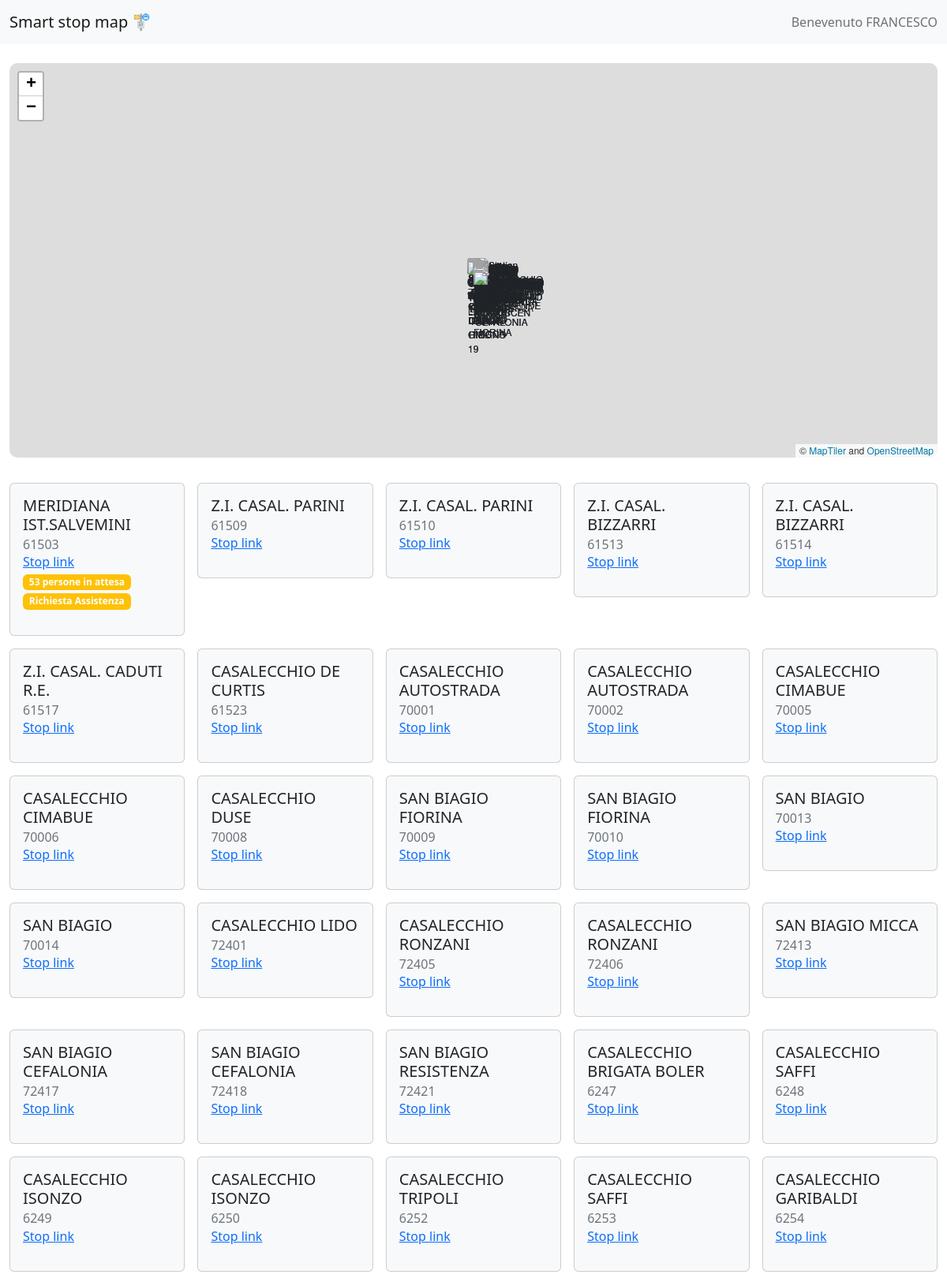
Screenshot of / (signed in, upper part) with the database file from the repository.
### models.py (models this page shows, shortened)
class User(UserMixin, db.Model):
    __tablename__ = "users"
    id = db.Column(db.String(10), primary_key=True)
    name = db.Column(db.String(80), unique=False, nullable=False)
    ukey = db.Column(db.String(300), nullable=False)

class Stop(db.Model):
    __tablename__ = "stops"
    id = db.Column(db.String(10), primary_key=True)
    position = db.Column(db.String(80), unique=False, nullable=False)
    name = db.Column(db.String(50), nullable=True)
    people = db.Column(db.Integer(), nullable=True)
    hButton = db.Column(db.Integer(), nullable=True)

### app.py (the view)
@app.route("/")
def home():
    dataset=[]
    stops = Stop.query.all()
    for stop in stops:
        dataset.append({"id": stop.id,
                        "name": stop.name,
                        "location": json.loads(stop.position),
                        "people": stop.people if stop.people != None else "-",
                        "hButton": stop.hButton, })
    return render_template('index.html', stations=dataset, name = "Bus Stops Map")

### app.py (called while the page is built)
@login_manager.user_loader
def load_user(user_id):
    return User.query.get(user_id)

@app.before_request
def session_handler():
    session.permanent = True
    app.permanent_session_lifetime = timedelta(minutes=1)

### templates/index.html (shortened to what this page needs)
{% extends 'baseof.html' %}
{% block titlepage %}Smart stop map{% endblock %}
{% block content %}
<div id="map" style="width: 100%; height: 500px"></div>
<div class="row row-cols-2 row-cols-md-5 g-3 mt-3" data-masonry='{"percentPosition": true }'>
  {% for station in stations %}
  <div class="col">
   <div class="card bg-light">
     <div class="card-body">
       <h5 class="card-title">{{station.name | e}}</h5>
       <h6 class="card-subtitle text-muted">{{station.id | e}}</h6>
       <a href="stop/{{station.id}}" class="card-link">Stop link</a>
       {% if station.people != '-'%} <span class="badge bg-warning badge-pill badge-warning"> {{station.people}} persone in attesa </span>       {% endif %}
       {% if station.hButton == 1%} <span class="badge bg-warning badge-pill badge-warning"> Richiesta Assistenza </span>       {% endif %}
     </div>
       </div>
  </div>
{% endfor %}
</div>
{% endblock %}

### templates/baseof.html (shortened to what this page needs)
<!DOCTYPE html>
<html lang="en">
  <head>
    <link
      href="https://cdn.jsdelivr.net/npm/bootstrap@5.2.3/dist/css/bootstrap.min.css"
      rel="stylesheet"
    />
    <link
      rel="stylesheet"
      href="https://unpkg.com/leaflet@1.9.3/dist/leaflet.css"
    />
    <link
      rel="stylesheet"
      href="{{ url_for('static',filename='/style.css') }}"
    />
  </head>
  <body>
    <section class="content">
      <header>
        <nav class="navbar navbar-expand-lg bg-light">
          <div class="container-fluid">
            <a class="navbar-brand" href="/"
              >{% block titlepage %}{% endblock %} 🚏</a
            >
            <span class="navbar-text">
              {% if current_user.is_authenticated %} Benevenuto {{
              current_user.name }}
              {% else %} Benvenuto utente anonimo
              {% endif %}
            </span>
          </div>
        </nav>
      </header>
      <div class="container-fluid mt-4">{% block content %} {% endblock %}</div>
    </section>
  </body>
</html>

### static/style.css (style rules this page uses)
.leaflet-container { border-radius: 10px; }

### rows the page displays
User: name "FRANCESCO"
Stop: name "MERIDIANA IST.SALVEMINI", id "61503", people "53", shows "Richiesta Assistenza"
Stop: name "Z.I. CASAL. PARINI", id "61509"
Stop: name "Z.I. CASAL. PARINI", id "61510"
Stop: name "Z.I. CASAL. BIZZARRI", id "61513"
Stop: name "Z.I. CASAL. BIZZARRI", id "61514"
Stop: name "Z.I. CASAL. CADUTI R.E.", id "61517"
Stop: name "CASALECCHIO DE CURTIS", id "61523"
Stop: name "CASALECCHIO AUTOSTRADA", id "70001"
Stop: name "CASALECCHIO AUTOSTRADA", id "70002"
Stop: name "CASALECCHIO CIMABUE", id "70005"
Stop: name "CASALECCHIO CIMABUE", id "70006"
Stop: name "CASALECCHIO DUSE", id "70008"
Stop: name "SAN BIAGIO FIORINA", id "70009"
Stop: name "SAN BIAGIO FIORINA", id "70010"
Stop: name "SAN BIAGIO", id "70013"
Stop: name "SAN BIAGIO", id "70014"
Stop: name "CASALECCHIO LIDO", id "72401"
Stop: name "CASALECCHIO RONZANI", id "72405"
Stop: name "CASALECCHIO RONZANI", id "72406"
Stop: name "SAN BIAGIO MICCA", id "72413"
Stop: name "SAN BIAGIO CEFALONIA", id "72417"
Stop: name "SAN BIAGIO CEFALONIA", id "72418"
Stop: name "SAN BIAGIO RESISTENZA", id "72421"
Stop: name "CASALECCHIO BRIGATA BOLER", id "6247"
Stop: name "CASALECCHIO SAFFI", id "6248"
Stop: name "CASALECCHIO ISONZO", id "6249"
Stop: name "CASALECCHIO ISONZO", id "6250"
Stop: name "CASALECCHIO TRIPOLI", id "6252"
Stop: name "CASALECCHIO SAFFI", id "6253"
Stop: name "CASALECCHIO GARIBALDI", id "6254"
